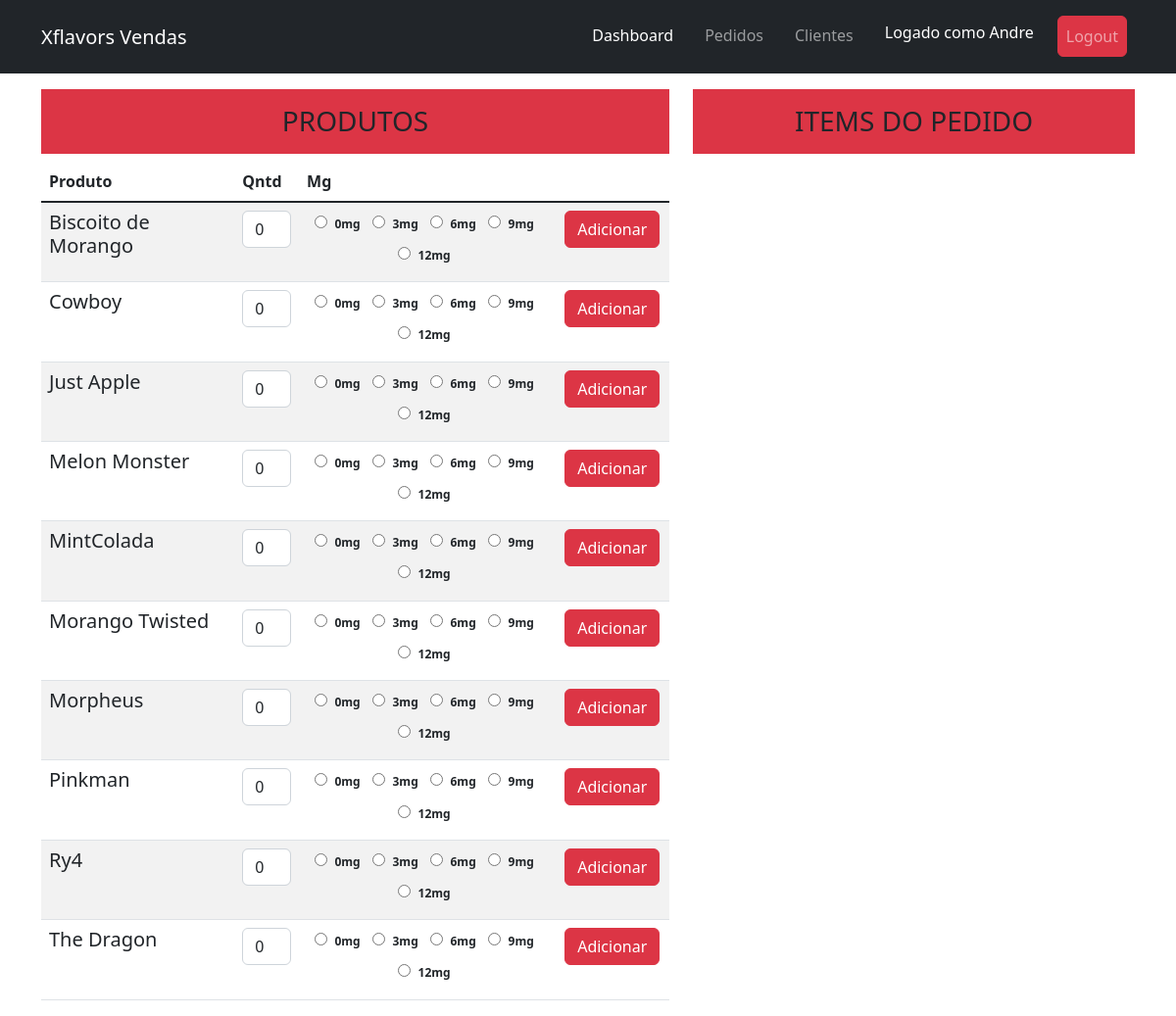
The app's page /pedido/andre-moreira-gerasee/14/ (signed in) with its own data.
### produtos/models.py (models this page shows, shortened)
class Juice(models.Model):
    NIC = (
        ("0mg", "0"),
        ("3mg", "3"),
        ("6mg", "6"),
        ("9mg", "9"),
        ("12mg", "12"),
    )
    nome = models.CharField(max_length=50)
    mls = models.IntegerField()
    mg = models.CharField(max_length= 4, choices = NIC,
        default ='0')
    valor = models.DecimalField(max_digits=8,decimal_places=2)
    descricao = models.TextField(max_length=800)
    criado = models.DateField(auto_now_add=True)
    updated = models.DateTimeField(auto_now=True)
    imagem = models.ImageField(upload_to='static/juices', null=True, blank=True)
    created_at = models.DateTimeField(auto_now_add=True, blank=True, null=True)
    updated_at = models.DateTimeField(auto_now=True, blank=True, null=True)

### pedidos/views.py (the view, shortened to what this page needs)
# urls.py: path('pedido/<slug:cliente>/<int:pedido>/', pedido, name='pedido'),
@login_required
def pedido(request,cliente,pedido):
    clientes = Cliente.objects.filter(slug=cliente)
    vendedor = Vendedor.objects.all()
    produtos0mg = Juice.objects.filter(mg="0mg").order_by('nome')
    enderecos = Endereco.objects.filter(cliente__slug=cliente)
    endereco_ativo = Endereco.objects.filter(ativo= True, cliente__slug=cliente)
    pedidos = Pedido.objects.filter(pk=pedido)
    item = Item.objects.all()
    context = {'cliente': clientes,
               'vendedor': vendedor,
               'produtos0mg': produtos0mg,
               'enderecos':enderecos,
               'endereco_ativo':endereco_ativo,
               'pedidos': pedidos,
               'item': item,
               }
    return render(request=request, template_name="tirar_pedido.html",context=context)

### templates/tirar_pedido.html (shortened to what this page needs)
{% extends 'base.html' %}
{% load static %}
{% block content %}
<div class="container mt-3">
    <div class="row">
        <div class="col-7">
            <h3 class="bg-danger p-3 text-center" >PRODUTOS</h3>
            <table class="table table-striped table-inverse table-responsive">
                <thead class="thead-default">
                <tr>
                    <th>Produto</th>
                    <th>Qntd</th>
                    <th>Mg</th>
                    <th></th>
                </tr>
                </thead>
                <tbody class="table-group-divider">
                {% for produto in produtos0mg %}
                    {% include 'partials/_produto_tabela_mg.html' %}
                {% endfor %}
                </tbody>
            </table>
            </div>
            <div class='col-5'>
                <div id='pedido_carrinho'>
                    {% include 'partials/_items.html' %}
                </div>
            </div>
    </div>
</div>
{% endblock %}

### templates/partials/_navbar.html (shortened to what this page needs)
	<nav class="navbar navbar-expand-lg navbar-dark bg-dark p-3">
<div class="container">
  <a class="navbar-brand" href="#">Xflavors Vendas</a>
  <div class=" collapse navbar-collapse" id="navbarNavDropdown">
    <ul class="navbar-nav ms-auto ">
      <li class="nav-item">
        <a class="nav-link mx-2 active" aria-current="page" href="/dashboard">Dashboard</a>
      </li>
      <li class="nav-item">
        <a class="nav-link mx-2" href="/pedidos">Pedidos</a>
      </li>
      <li class="nav-item">
        <a class="nav-link mx-2" href="/clientes">Clientes</a>
      </li>
        <li class="nav-item mx-2">
          <h4 class="nav-link text-white align-self-center">Logado como {{ request.user.username }}</h4>
      </li>
      <li class="nav-item mx-2">
         <a class="btn nav-link btn-danger btn align-self-center  " href="{% url 'logout' %}">Logout</a>
      </li>
    </ul>
  </div>
</div>
</nav>

### templates/partials/_produto_tabela_mg.html (shortened to what this page needs)
<tr>
    <td scope="row" style="width: 30%"><h5>{{produto.nome}}</h5></td>
    <form method="Post" >
        <div class="form-group ">
            <td style="width: 10%">
                    <input type="number"
                           class="form-control quantidade{{produto.id}}" name="quantidade"
                           id="quantidade{{produto.id}}" value="0" placeholder="">
            </td>
            <td style="vertical-align: middle; width: 40%" align='center'>
                <input  type="radio" name="mg" id="zeromg" value="0mg"><h2 class=" text-dark badge badge-primary">0mg</h2>
                <input type="radio" name="mg" id="tresmg" value="3mg"><h2 class=" text-dark badge badge-primary">3mg</h2>
                <input type="radio" name="mg" id="seismg" value="6mg"><h2 class=" text-dark badge badge-primary">6mg</h2>
                <input type="radio" name="mg" id="novemg" value="9mg"><h2 class=" text-dark badge badge-primary">9mg</h2>
                <input type="radio" name="mg" id="dozemg" value="12mg"><h2 class=" text-dark badge badge-primary">12mg</h2>
            </td>
            <td style="width: 10%"><button type="submit" class="btn btn-danger">Adicionar</button></td>
        </div>
    </form>
</tr>

### records on screen
Juice: nome "Biscoito de Morango"
Juice: nome "Cowboy"
Juice: nome "Just Apple"
Juice: nome "Melon Monster"
Juice: nome "MintColada"
Juice: nome "Morango Twisted"
Juice: nome "Morpheus"
Juice: nome "Pinkman"
Juice: nome "Ry4"
Juice: nome "The Dragon"

### other values on screen
{{ request.user.username }} "Andre"
